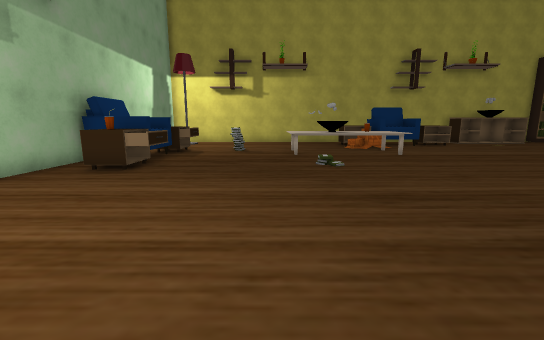
View 1 (above)

19 first-person views from a walk through a Unity game level. The camera is 1.4 m above the floor, tilts 10° down and sees 90° across. The floor is counted in squares, 1 m on a side. Each view is taken from the middle of a square. On the plan, view 1 faces up. The plan holds only what a view shows up to about 13 squares ahead; the rest is blank. The place goes on beyond the plan. Some surface patterns are stand-ins.

View 2
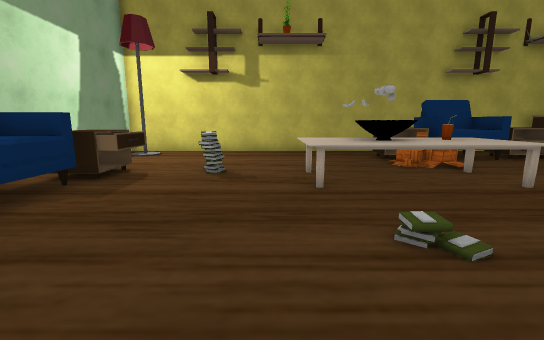

View 3
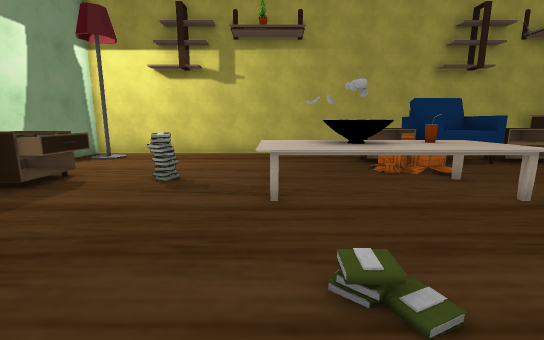

View 4
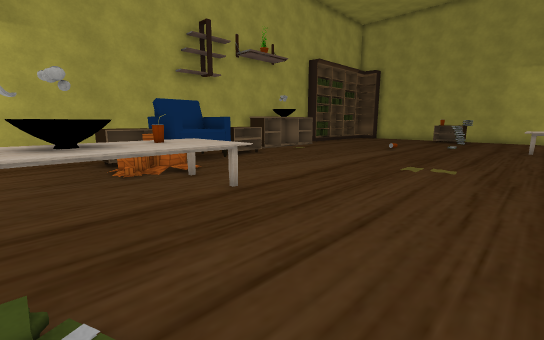

View 5
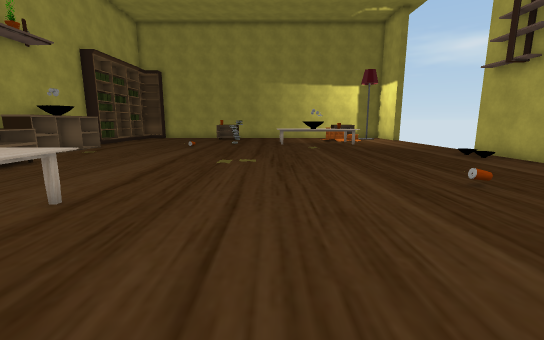

View 6
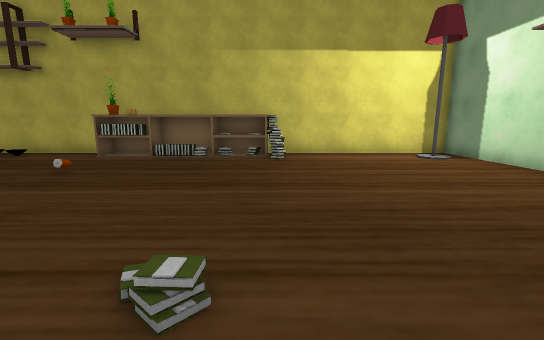

View 7
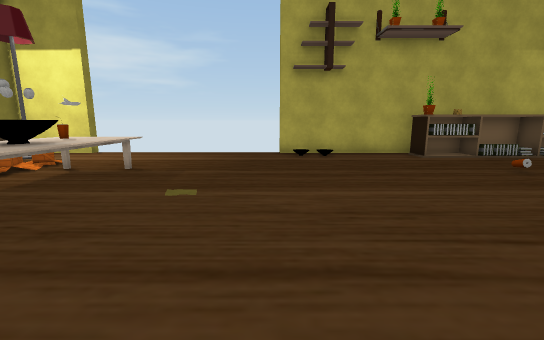

View 8
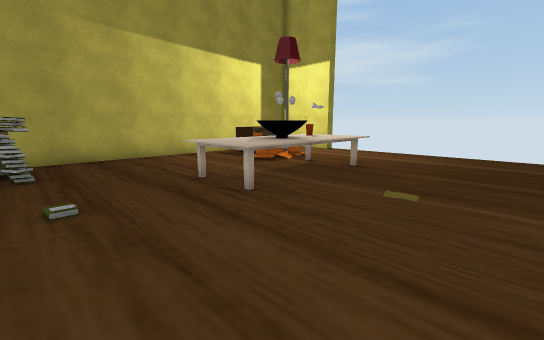

View 9
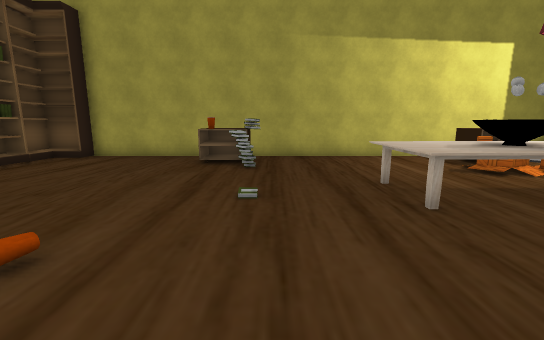

View 10
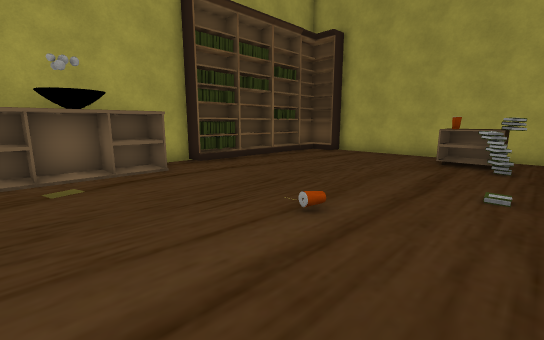

View 11
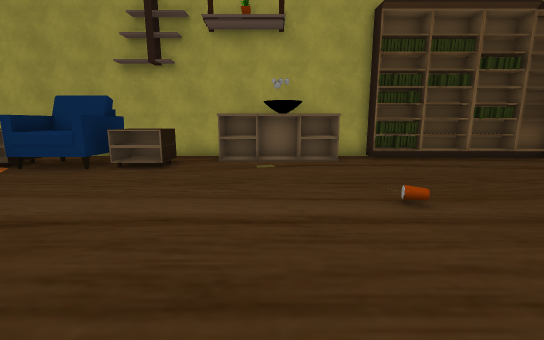

View 12
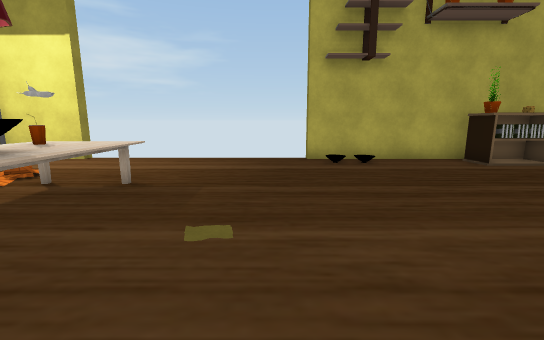

View 13
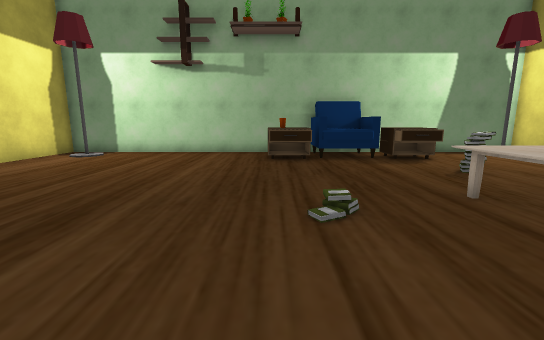

View 14
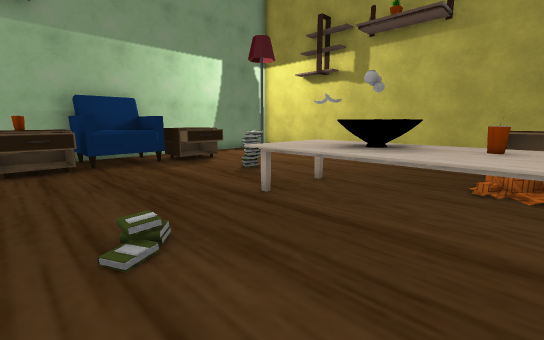

View 15
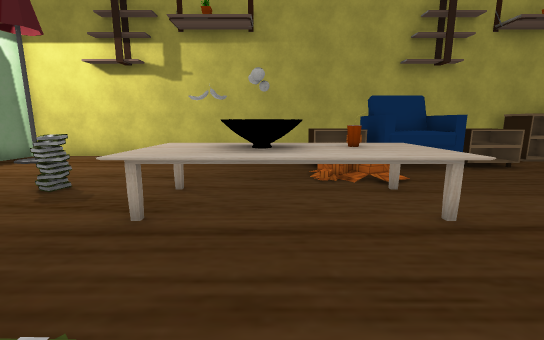

View 16
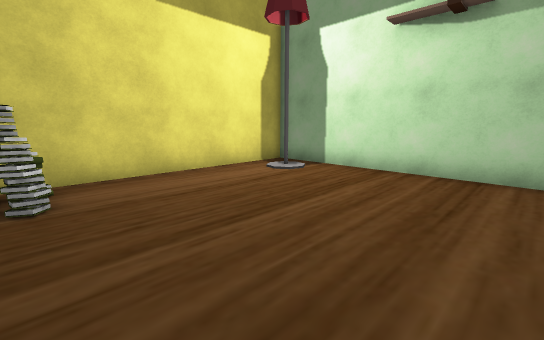

View 17
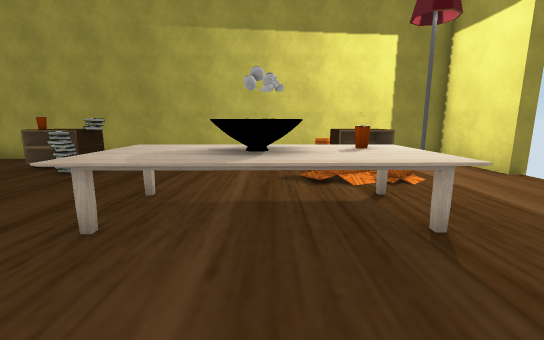

View 18
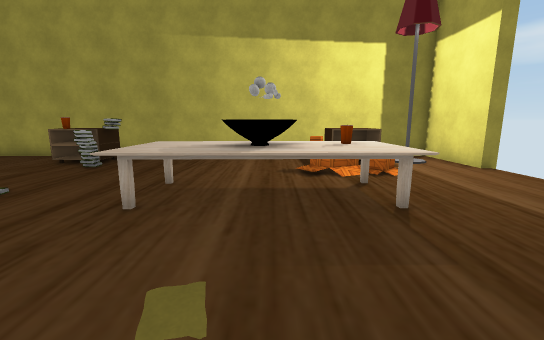

View 19
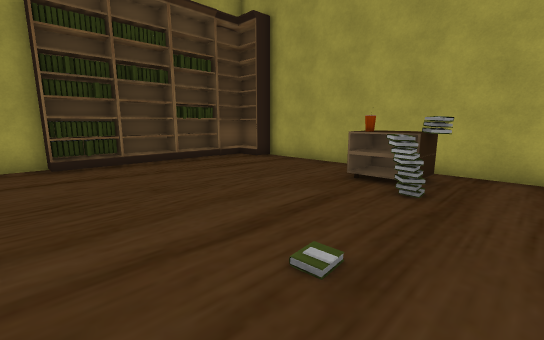

### Floor plan
Points are (right, up) in squares from view 1. A wall is a line through its corners. A room is listed if a view was taken in it or the views show most of it. See-through windows are left out.
Room 1 (views 1, 2, 3, 4, 5, 6, 7, 8, 9, 10, 11, 12, 13, 14, 15, 16, 17, 18, 19)
walls: (5.8, 0.3) (5.8, -0.9); (7.5, -1.4) (13.8, -1.4); (12.6, 19.3) (-6.9, 19.3) (-6.9, 12.1); (16.5, 17.7) (12.1, 17.7) (12.1, 18.9); (15, 18.8) (12.2, 18.8); (1.5, 0.2) (6.6, 0.2); (16.3, 18.8) (15.1, 18.8); (1.4, -0.8) (7.9, -0.8) (7.9, -0.4) (7.9, -1); (17.5, 19.3) (16.8, 19.3); (-6.9, 10.3) (-6.9, -1.4) (1.2, -1.4); (22.2, -1.4) (25.3, -1.4) (25.3, 17.5)
objects: other object (-6, 10) to (-5, 12); other object (-5, 0); other object (-5, 8); other object (-5, 8) to (-4, 9); other object (-5, 13) to (-4, 14); other object (-5, 18); other object (-2, 14); other object (1, -1); other object (1, 0); other object (1, 12) to (6, 14); other object (3, 13); other object (4, 13) to (5, 13); other object (4, 16) to (6, 17); other object (6, 16); other object (6, 16) to (9, 18); other object (7, 0); other object (8, 0); other object (9, 16) to (11, 18); other object (18, 3) to (20, 8); other object (18, 19); other object (19, 19); other object (20, 3); other object (20, 19) to (21, 19); other object (21, 3) to (23, 4); other object (22, 19); other object (23, 1) to (24, 3); other object (23, 11); other object (23, 12) to (24, 12); other object (23, 19); other object (24, 0); other object (24, 11); other object (24, 18) to (25, 19)

Positions as (right, up) in squares from view 1, and headings:
1: (0, 0), facing up
2: (0, 6), facing up
3: (1, 7), facing up
4: (2, 7), facing up-right
5: (1, 8), facing right
6: (1, 11), facing down
7: (14, 11), facing down
8: (14, 11), facing down-right
9: (14, 10), facing right
10: (13, 10), facing up-right
11: (14, 8), facing up
12: (15, 9), facing down
13: (6, 8), facing left
14: (5, 8), facing up-left
15: (3, 8), facing up
16: (1, 6), facing down-left
17: (15, 5), facing right
18: (14, 5), facing right
19: (17, 9), facing up-right
